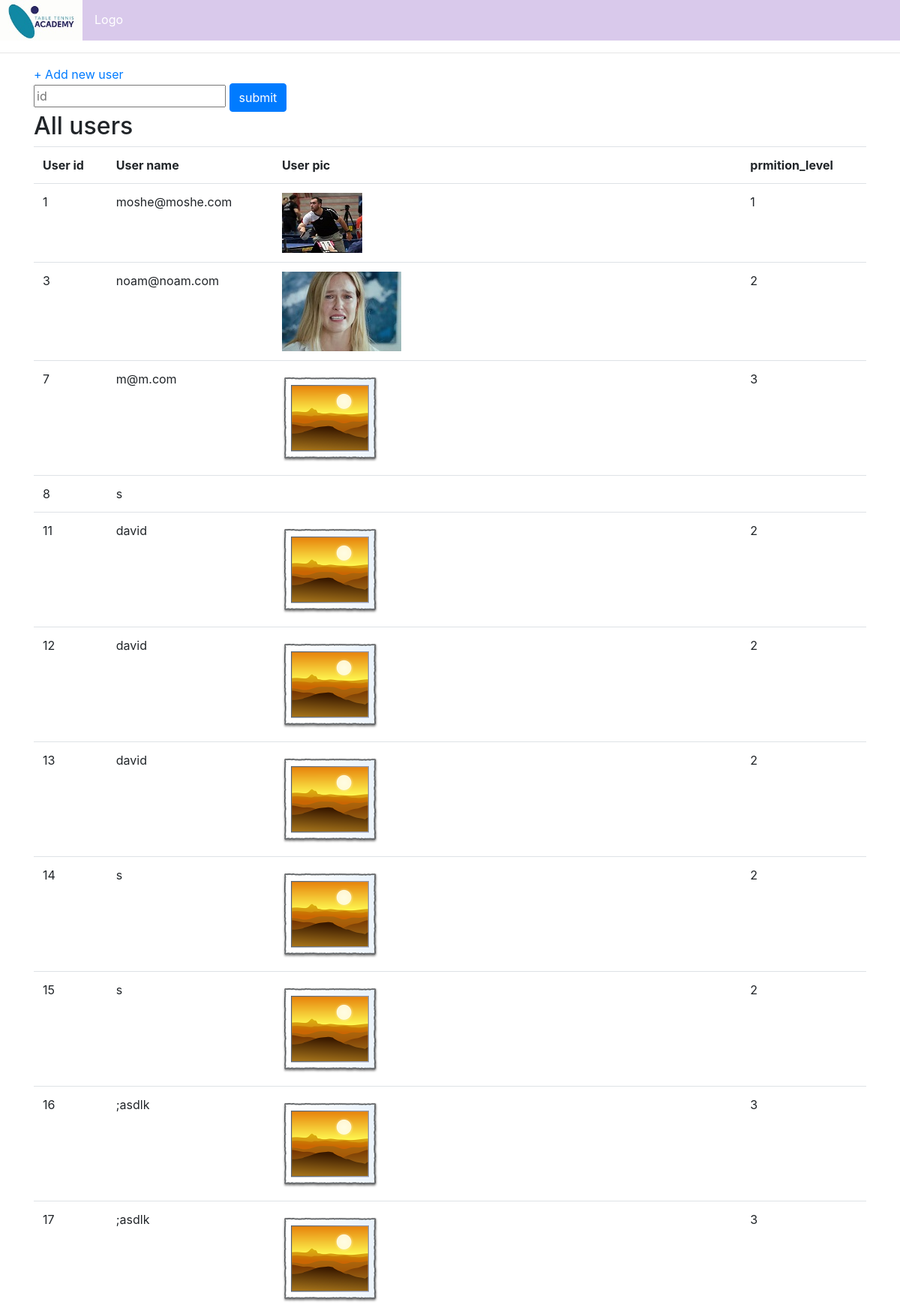
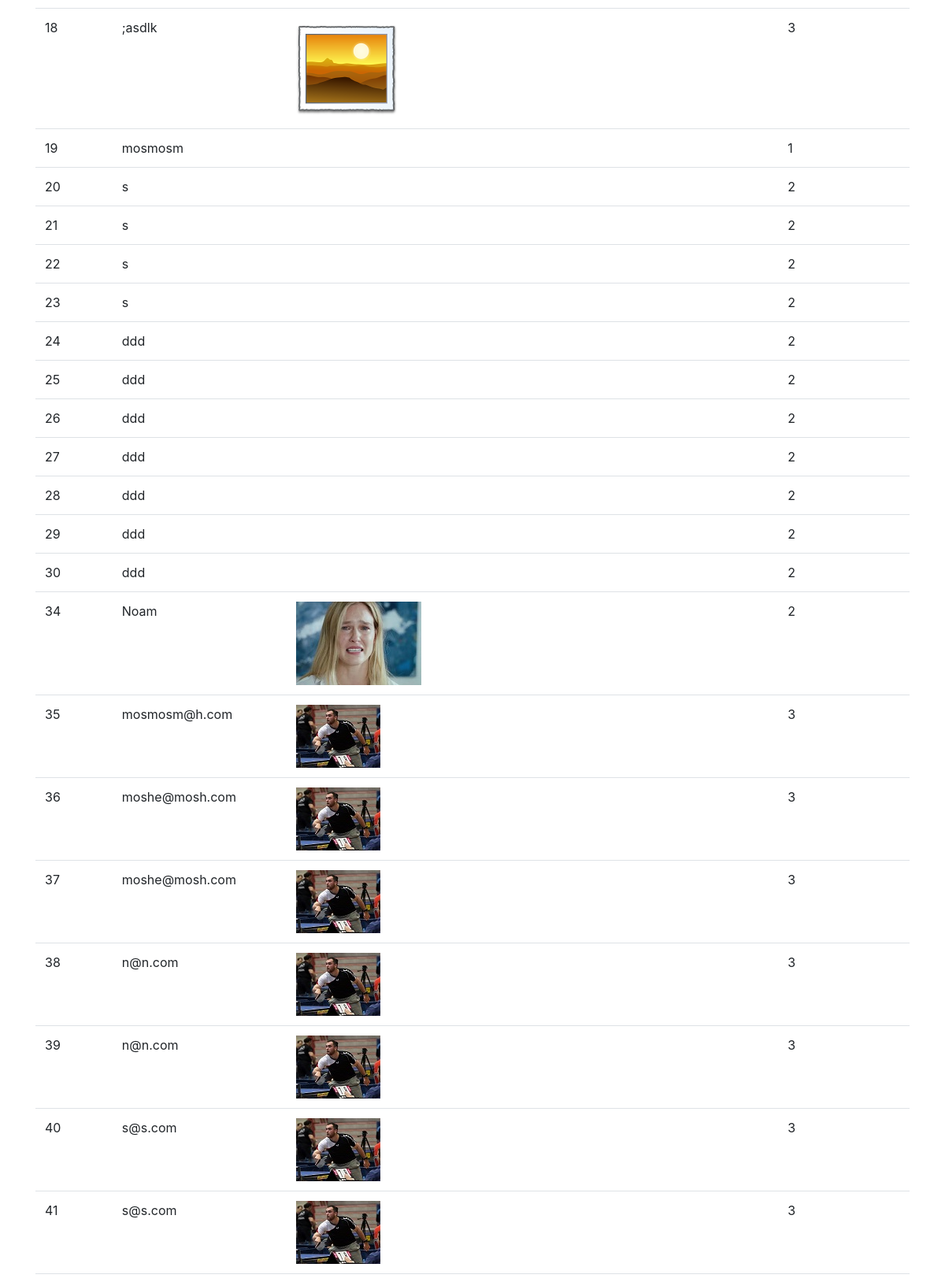
The page /users.php (upper part) on the database its author committed (2 pictures, top to bottom).
### tables this page shows
CREATE TABLE `users` (
  `id` int(11) NOT NULL,
  `name` varchar(20) NOT NULL,
  `password` varchar(11) NOT NULL,
  `pic` varchar(500) NOT NULL,
  `prmition_level` int(1) NOT NULL
);

### dal.php (called while the page is built, shortened)
<?php
final class DataAccessLayer
{
    private $host = '127.0.0.1';
    private $db = 'school';
    private $user = 'root';
    private $pass = '';
    private $charset = 'utf8';
    private $dsn;
    private $opt = [
        PDO::ATTR_ERRMODE => PDO::ERRMODE_EXCEPTION,
        PDO::ATTR_DEFAULT_FETCH_MODE => PDO::FETCH_ASSOC,
        PDO::ATTR_EMULATE_PREPARES => false,
    ];
    private static $inst;
    private function __construct()
    {
        $this->dsn = "mysql:host=$this->host;dbname=$this->db;charset=$this->charset";
    }
    public static function Instance() {
        if (DataAccessLayer::$inst === null) {
            DataAccessLayer::$inst = new DataAccessLayer();
        }
        return DataAccessLayer::$inst;
    }
    public function select($query, $params = null)
    {
        $pdo = new PDO($this->dsn, $this->user, $this->pass, $this->opt);
        $statement = $pdo->prepare($query);
        if (!empty($params)) {
            $statement->execute($params);
        }
        else {
            $statement->execute();
        }
        return $statement;
    }
}

### user-bl.php (called while the page is built, shortened)
<?php
    require_once "user-model.php";
    class BusinessLogicusers extends BusinessLogic {
        public function get()
        {
            $q = 'SELECT * FROM `users`';
            $results = $this->dal->select($q);
            $resultsArray = [];
            while ($row = $results->fetch()) {
                array_push($resultsArray, new usersModel($row));
            }
            return $resultsArray;
        }
    }
?>

### user-model.php (called while the page is built, shortened)
<?php
    require_once 'user-bl.php';
    class usersModel implements IModel {
        private $id;
        private $name;
        private $pic;
        private $prmition_level;
        public function __construct($arr) {
            if (!empty($arr['id']))
                $this->id = $arr['id'];
                $this->name = $arr['name'];
            if (!empty($arr['pic']))
                $this->pic = $arr['pic'];
            if (!empty($arr['prmition_level']))
                $this->prmition_level = $arr['prmition_level'];
        }
        function getId() {
            return $this->id ;
        }
        function getName() {
            return $this->name;
        }
        function getPic() {
            return $this->pic;
        }
        function getPrmitionLevel() {
            return $this->prmition_level;
        }
        }
?>

### users.php (the view, shortened to what this page needs)
<?php
 include 'header.php';
 require_once 'user-bl.php';
 $bl = new BusinessLogicusers;
 $arrayOfusers = $bl->get();
        ?>
 <div class="addu">
        <a href='adduser.php'>+ Add new user</a>
        </div>
        <form action="<?php echo basename($_SERVER['PHP_SELF']);?>" method="POST">
<input type="number" placeholder = "id" name="id">
<button type="submit" class="btn btn-primary" name="getbyid" value="1">submit</button>
</form>
<?php
if(!empty($_POST['getbyid'])){
    $item = $bl->getOne($_POST['id']);
     if (!$item->getId()){
        ?>
        <div class="alert alert-primary">
        <strong>There is no such user</strong>
    </div>
         <?php
    }
    ?>
<table class="table">
<tr>
         <th>User id</th>
         <th>User name</th>
         <th>Pic</th>
         <th>Premition level</th>
         </tr>
         <tr>
         <td><?php echo $item->getId(); ?></td>
         <td><?php echo $item->getName(); ?></td>
         <td><img src='<?php echo $item->getPic();  ?>'></td>
         <td><?php echo $item->getPrmitionLevel();?></td>
         <form action="users.php" method="POST">
         <input type='hidden' name='id' value="<?php echo $item->getId() ?>">
        <?php if ($item->getPrmitionLevel()==1 && $_SESSION['pl']==1){?>
         <td><button type="submit" class="btn btn-primary" name="update" value="5">Update</button></td>
         <?php
         } else if($item->getPrmitionLevel()==2 && $_SESSION['pl']==2)  {?>
         <td><button type="submit" class="btn btn-primary" name="update" value="6">Update</button></td>
         <?php
         } else if ($item->getPrmitionLevel()!=1 && $_SESSION['pl']==1){
         ?>
         <td><button type="submit" class="btn btn-primary" name="delete" value="4">Delete</button></td>
         <td><button type="submit" class="btn btn-primary" name="update" value="6">Update</button></td>
         <?php
         } else if ($item->getPrmitionLevel()==3 && $_SESSION['pl']!=3){
          ?>
         <td><button type="submit" class="btn btn-primary" name="delete" value="4">Delete</button></td>
         <td><button type="submit" class="btn btn-primary" name="update" value="6">Update</button></td>
         </form>
     </tr>
     </table>
    <?php
    }} else{
    ?>
 <h2>All users</h2>
 <table class="table">
 <tr>
         <th>User id</th>
         <th>User name</th>
         <th>User pic</th>
         <th>prmition_level</th>
         </tr>
 <?php foreach ($arrayOfusers as $item) {?>
         <tr>
         <td><?php echo $item->getId(); ?></td>
         <td><?php echo $item->getName(); ?></td>
         <td><img src='<?php echo $item->getPic(); ?>'></td>
         <td><?php echo $item->getPrmitionLevel();  ?></td>
     </tr>
 <?php }}?>
 </table>
<?php
include 'footer.php';
?>

### rows shown on the page
users: id "1", name "moshe@moshe.com", pic (picture), prmition_level "1"
users: id "3", name "noam@noam.com", pic (picture), prmition_level "2"
users: id "7", name "m@m.com", pic (picture), prmition_level "3"
users: id "8", name "s"
users: id "11", name "david", pic (picture), prmition_level "2"
users: id "12", name "david", pic (picture), prmition_level "2"
users: id "13", name "david", pic (picture), prmition_level "2"
users: id "14", name "s", pic (picture), prmition_level "2"
users: id "15", name "s", pic (picture), prmition_level "2"
users: id "16", name ";asdlk", pic (picture), prmition_level "3"
users: id "17", name ";asdlk", pic (picture), prmition_level "3"
users: id "18", name ";asdlk", pic (picture), prmition_level "3"
users: id "19", name "mosmosm", prmition_level "1"
users: id "20", name "s", prmition_level "2"
users: id "21", name "s", prmition_level "2"
users: id "22", name "s", prmition_level "2"
users: id "23", name "s", prmition_level "2"
users: id "24", name "ddd", prmition_level "2"
users: id "25", name "ddd", prmition_level "2"
users: id "26", name "ddd", prmition_level "2"
users: id "27", name "ddd", prmition_level "2"
users: id "28", name "ddd", prmition_level "2"
users: id "29", name "ddd", prmition_level "2"
users: id "30", name "ddd", prmition_level "2"
users: id "34", name "Noam", pic (picture), prmition_level "2"
users: id "35", name "mosmosm@h.com", pic (picture), prmition_level "3"
users: id "36", name "moshe@mosh.com", pic (picture), prmition_level "3"
users: id "37", name "moshe@mosh.com", pic (picture), prmition_level "3"
users: id "38", name "n@n.com", pic (picture), prmition_level "3"
users: id "39", name "n@n.com", pic (picture), prmition_level "3"
users: id "40", name "s@s.com", pic (picture), prmition_level "3"
users: id "41", name "s@s.com", pic (picture), prmition_level "3"
